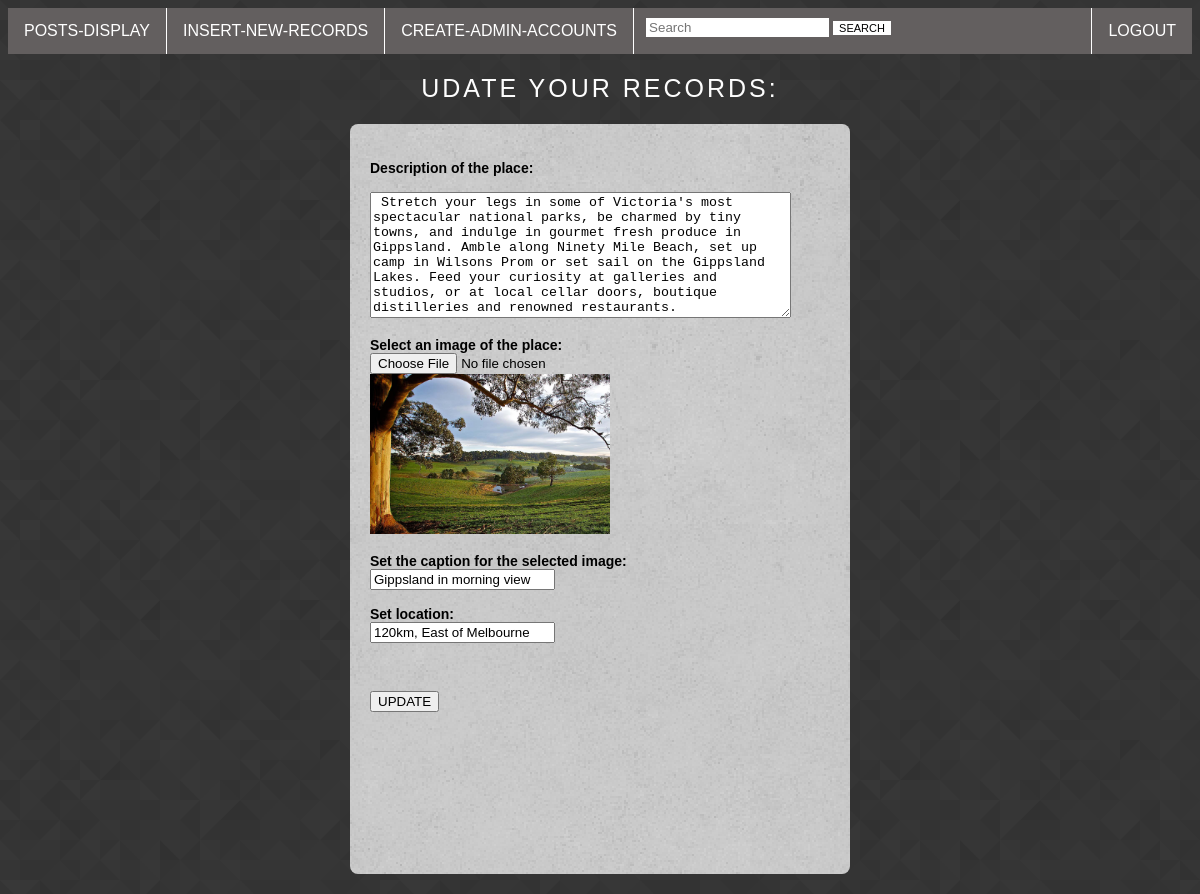
The app's page /update.php?id=2 with its own data.
### tables this page shows
CREATE TABLE `product` (
  `id` tinyint(10) NOT NULL,
  `name` varchar(20) NOT NULL,
  `description` text NOT NULL,
  `image` varchar(50) NOT NULL,
  `caption` varchar(50) NOT NULL,
  `location` varchar(50) NOT NULL,
  `date_update` timestamp NOT NULL DEFAULT current_timestamp() ON UPDATE current_timestamp()
);

### db_class.php (called while the page is built, shortened)
<?php
class dbController{
    private $conn;
    public function __construct($host,$user,$pass,$db){
        $this->conn = new mysqli(
            $this->host=$host,
            $this->user=$user,
            $this->pass=$pass,
            $this->db=$db
        );
        return $this->conn;
    }
    public function getOneRecord($sql){
        $result = $this->conn->query($sql);
        if ($this->conn->error){
            $this->logError($this->conn->error, $sql);
            return false;
        }
        else{
        $row = $result->fetch_assoc();
        return $row;
        }
    }
}
?>

### update.php (the view, shortened to what this page needs)
<?php
include ('includes/header.php');
include ('includes/nav2.php');
require_once 'db_class.php';
$id=$_GET['id'];
$connection = new dbController(HOST,USER,PASS,DB);
$sql = "SELECT id,name,image,caption,description,location FROM product where id=$id";
$record = $connection->getOneRecord($sql);
if (!empty($record)) {
$image = $record['image'];
$caption = $record['caption'];
$description = $record['description'];
$location = $record['location'];
}
else {
    echo "there was a problem retrieving the record";
}
?>
<h2 id="headingform2">UDATE YOUR RECORDS: <h2>
<div id="formblock">
<form method="post" action="insert_update.php" enctype="multipart/form-data" id="fontform">
        <br>
        <label>Description of the place: </label>
        <br><br>
        <textarea cols="50" rows="8" name="description"> <?php echo $description ?> </textarea>
        <br><br>
        <label>Select an image of the place: </label>
        <br>
        <input type="file" name="image"/>  <?php echo "<img src=$image width=240px height=160px>"; ?>
        <br><br>
        <label>Set the caption for the selected image: </label>
        <br>
        <input type="text" name="caption" value="<?php echo $caption ?>"/>
        <br><br>
        <label>Set location: </label>
        <br>
        <input type="text" name="location" value="<?php echo $location ?>"/>
        <br><br>
        <br><br>
        <input type="submit" name="submit" value="UPDATE" />
</form>
</div>
<?php
include ('includes/footer.php');
?>

### css/stylewebsite.css (style rules this page uses)
body { background-image: url("prism.png"); }
#formblock { margin: auto; width: 500px; height: 750px; margin-top: 20px; background-image: url("cover1.png"); border-radius: 8px; }
#fontform { font-family: 'Julius Sans One', sans-serif; font-size: 14px; padding: 20px; }
#headingform2 { color: #fdfdfd; font-family: 'Julius Sans One', sans-serif; font-weight: normal; text-align: center; font-size: 25px; letter-spacing: 3px; margin-top: 20px; }

### records on screen
product: description "Stretch your legs in some of Victoria's most spectacular national parks, be charmed by tiny towns, and indulge in gourmet fresh produce in Gippsland. Amble along Ninety Mile Beach, set up camp in Wilsons Prom or set sail on the Gippsland Lakes. Feed your curiosity at galleries and studios, or at local cellar doors, boutique distilleries and renowned restaurants.", image (picture), caption "Gippsland in morning view", location "120km, East of Melbourne"
